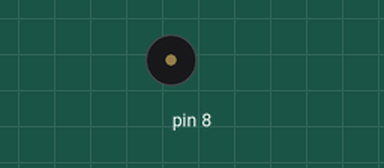
Simulated run of this sketch. Board: Arduino Uno, built with avr-gcc and run on an emulated ATmega328P. Parts: buzzer (waves = sounding).

Above: at 1.14 s.
At 9.46 s:
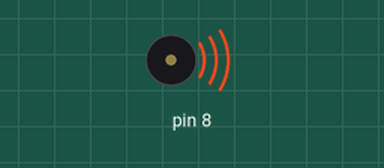
Timing chart, 0 to 9.8 s (numbered marks = the images above):
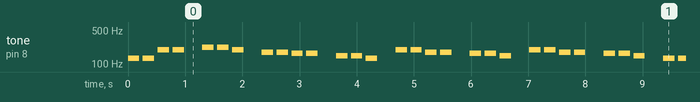

Measured:
- by itself, tone on pin 8: plays 131 Hz for 0.20 s, 131 Hz for 0.20 s, 196 Hz for 0.20 s, 196 Hz for 0.20 s, 220 Hz for 0.20 s, 220 Hz for 0.20 s … (372 notes in this stretch)

The sketch:

15-1_Buzzer_Volume_Control.ino
```cpp
#define NOTE_C3  131
#define NOTE_D3  147
#define NOTE_E3  165
#define NOTE_F3  175
#define NOTE_G3  196
#define NOTE_A3  220
#define NOTE_B3  247
#define NOTE_C4  262

int melody[] = {
  NOTE_C3, NOTE_C3, NOTE_G3, NOTE_G3,0, NOTE_A3, NOTE_A3, NOTE_G3,0, NOTE_F3, NOTE_F3, NOTE_E3, NOTE_E3,0, NOTE_D3, NOTE_D3, NOTE_C3,0,
  NOTE_G3, NOTE_G3, NOTE_F3, NOTE_F3,0, NOTE_E3, NOTE_E3, NOTE_D3,0, NOTE_G3, NOTE_G3, NOTE_F3, NOTE_F3,0, NOTE_E3, NOTE_E3, NOTE_D3,0,
  NOTE_C3, NOTE_C3, NOTE_G3, NOTE_G3,0, NOTE_A3, NOTE_A3, NOTE_G3,0, NOTE_F3, NOTE_F3, NOTE_E3, NOTE_E3,0, NOTE_D3, NOTE_D3, NOTE_C3,0,

};

// note durations: 4 = quarter note, 8 = eighth note, etc.:
int noteDurations[] = {
  8, 8, 8, 8, 8, 8, 8, 8, 8, 8, 8, 8, 8, 8, 8, 8, 8,8,
  8, 8, 8, 8, 8, 8, 8, 8, 8, 8, 8, 8, 8, 8, 8, 8, 8,8,
  8, 8, 8, 8, 8, 8, 8, 8, 8, 8, 8, 8, 8, 8, 8, 8, 4,4,
};

void setup(){

}
void loop() {
  for (int thisNote = 0; thisNote < 54; thisNote++) {
    int noteDuration = 1600 / noteDurations[thisNote];
    tone(8, melody[thisNote], noteDuration);


    int pauseBetweenNotes = noteDuration * 1.30;
    delay(pauseBetweenNotes);

    noTone(8);

  }
  delay(200);
}
```
